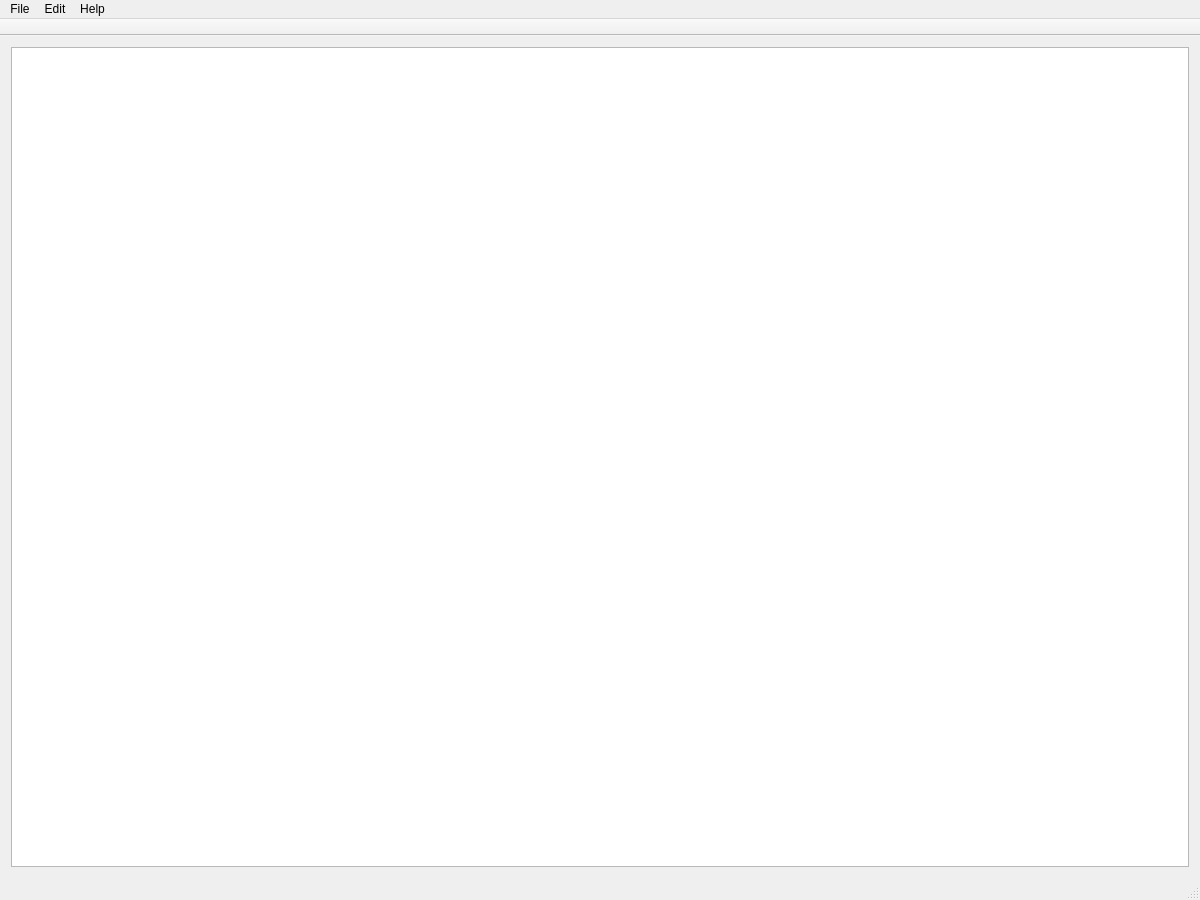
<?xml version="1.0" encoding="UTF-8"?>
<ui version="4.0">
 <class>MainWindow</class>
 <widget class="QMainWindow" name="MainWindow">
  <property name="geometry">
   <rect>
    <x>0</x>
    <y>0</y>
    <width>1200</width>
    <height>900</height>
   </rect>
  </property>
  <property name="windowTitle">
   <string>gnss-sdr-monitor</string>
  </property>
  <property name="windowIcon">
   <iconset resource="resources.qrc">
    <normaloff>:/images/icon.svg</normaloff>:/images/icon.svg</iconset>
  </property>
  <widget class="QWidget" name="centralWidget">
   <layout class="QGridLayout" name="gridLayout">
    <item row="1" column="0">
     <widget class="QTableView" name="tableView"/>
    </item>
   </layout>
  </widget>
  <widget class="QMenuBar" name="menuBar">
   <property name="geometry">
    <rect>
     <x>0</x>
     <y>0</y>
     <width>1200</width>
     <height>22</height>
    </rect>
   </property>
   <widget class="QMenu" name="menuFile">
    <property name="title">
     <string>File</string>
    </property>
    <addaction name="actionQuit"/>
   </widget>
   <widget class="QMenu" name="menuEdit">
    <property name="title">
     <string>Edit</string>
    </property>
    <addaction name="actionPreferences"/>
   </widget>
   <widget class="QMenu" name="menuHelp">
    <property name="title">
     <string>Help</string>
    </property>
    <addaction name="actionAbout"/>
    <addaction name="actionAboutQt"/>
   </widget>
   <addaction name="menuFile"/>
   <addaction name="menuEdit"/>
   <addaction name="menuHelp"/>
  </widget>
  <widget class="QToolBar" name="mainToolBar">
   <property name="movable">
    <bool>false</bool>
   </property>
   <property name="floatable">
    <bool>false</bool>
   </property>
   <attribute name="toolBarArea">
    <enum>TopToolBarArea</enum>
   </attribute>
   <attribute name="toolBarBreak">
    <bool>false</bool>
   </attribute>
  </widget>
  <widget class="QStatusBar" name="statusBar"/>
  <action name="actionQuit">
   <property name="text">
    <string>Quit</string>
   </property>
  </action>
  <action name="actionPreferences">
   <property name="text">
    <string>Preferences</string>
   </property>
  </action>
  <action name="actionAbout">
   <property name="text">
    <string>About</string>
   </property>
  </action>
  <action name="actionAboutQt">
   <property name="text">
    <string>About Qt</string>
   </property>
  </action>
 </widget>
 <layoutdefault spacing="6" margin="11"/>
 <resources>
  <include location="resources.qrc"/>
 </resources>
 <connections/>
</ui>
